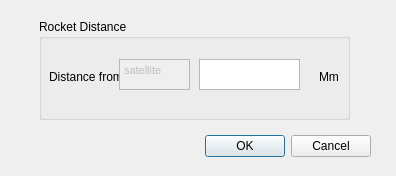
<?xml version="1.0" encoding="UTF-8"?>
<ui version="4.0">
 <class>Distance</class>
 <widget class="QDialog" name="Distance">
  <property name="geometry">
   <rect>
    <x>0</x>
    <y>0</y>
    <width>396</width>
    <height>176</height>
   </rect>
  </property>
  <property name="windowTitle">
   <string>Distance</string>
  </property>
  <widget class="QDialogButtonBox" name="buttonBox">
   <property name="geometry">
    <rect>
     <x>30</x>
     <y>130</y>
     <width>341</width>
     <height>32</height>
    </rect>
   </property>
   <property name="orientation">
    <enum>Qt::Horizontal</enum>
   </property>
   <property name="standardButtons">
    <set>QDialogButtonBox::Cancel|QDialogButtonBox::Ok</set>
   </property>
  </widget>
  <widget class="QGroupBox" name="groupBox">
   <property name="geometry">
    <rect>
     <x>39</x>
     <y>19</y>
     <width>311</width>
     <height>101</height>
    </rect>
   </property>
   <property name="title">
    <string>Rocket Distance</string>
   </property>
   <widget class="QLabel" name="label">
    <property name="geometry">
     <rect>
      <x>10</x>
      <y>50</y>
      <width>71</width>
      <height>16</height>
     </rect>
    </property>
    <property name="text">
     <string>Distance from</string>
    </property>
   </widget>
   <widget class="QTextEdit" name="txted_dist">
    <property name="geometry">
     <rect>
      <x>160</x>
      <y>40</y>
      <width>101</width>
      <height>31</height>
     </rect>
    </property>
   </widget>
   <widget class="QLabel" name="label_2">
    <property name="geometry">
     <rect>
      <x>280</x>
      <y>50</y>
      <width>31</width>
      <height>16</height>
     </rect>
    </property>
    <property name="text">
     <string>Mm</string>
    </property>
   </widget>
   <widget class="QTextEdit" name="txted_sat">
    <property name="enabled">
     <bool>false</bool>
    </property>
    <property name="geometry">
     <rect>
      <x>80</x>
      <y>40</y>
      <width>71</width>
      <height>31</height>
     </rect>
    </property>
    <property name="html">
     <string>&lt;!DOCTYPE HTML PUBLIC &quot;-//W3C//DTD HTML 4.0//EN&quot; &quot;http://www.w3.org/TR/REC-html40/strict.dtd&quot;&gt;
&lt;html&gt;&lt;head&gt;&lt;meta name=&quot;qrichtext&quot; content=&quot;1&quot; /&gt;&lt;style type=&quot;text/css&quot;&gt;
p, li { white-space: pre-wrap; }
&lt;/style&gt;&lt;/head&gt;&lt;body style=&quot; font-family:'MS Shell Dlg 2'; font-size:8.25pt; font-weight:400; font-style:normal;&quot;&gt;
&lt;p style=&quot; margin-top:0px; margin-bottom:0px; margin-left:0px; margin-right:0px; -qt-block-indent:0; text-indent:0px;&quot;&gt;&lt;span style=&quot; font-size:8pt;&quot;&gt;satellite&lt;/span&gt;&lt;/p&gt;&lt;/body&gt;&lt;/html&gt;</string>
    </property>
   </widget>
  </widget>
 </widget>
 <resources/>
 <connections>
  <connection>
   <sender>buttonBox</sender>
   <signal>accepted()</signal>
   <receiver>Distance</receiver>
   <slot>accept()</slot>
   <hints>
    <hint type="sourcelabel">
     <x>248</x>
     <y>254</y>
    </hint>
    <hint type="destinationlabel">
     <x>157</x>
     <y>274</y>
    </hint>
   </hints>
  </connection>
  <connection>
   <sender>buttonBox</sender>
   <signal>rejected()</signal>
   <receiver>Distance</receiver>
   <slot>reject()</slot>
   <hints>
    <hint type="sourcelabel">
     <x>316</x>
     <y>260</y>
    </hint>
    <hint type="destinationlabel">
     <x>286</x>
     <y>274</y>
    </hint>
   </hints>
  </connection>
 </connections>
</ui>
